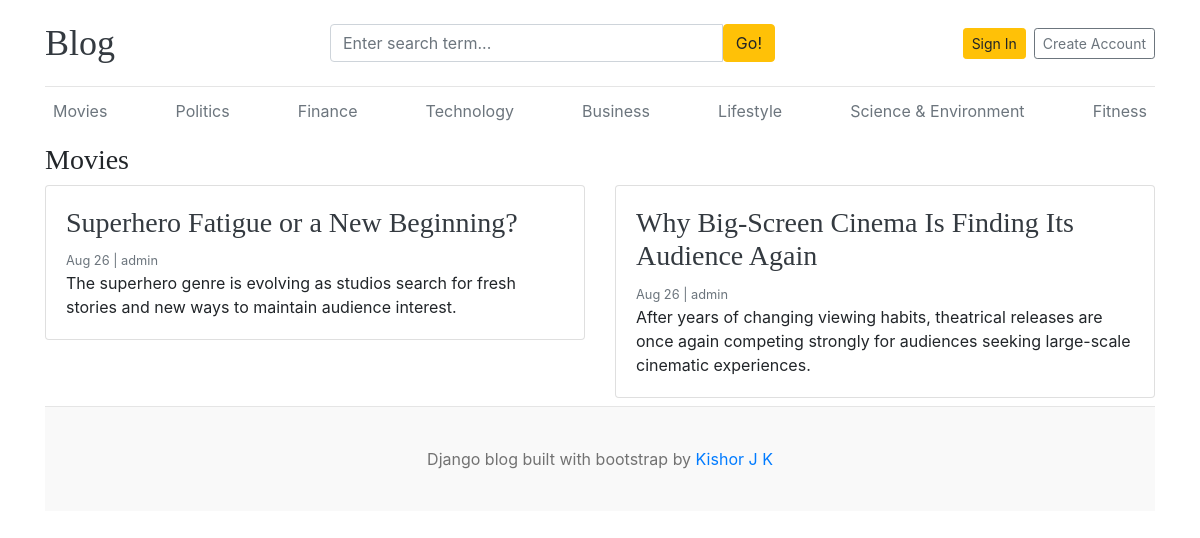
Screenshot of /category/10/ with the database file from the repository.
### blogs/models.py (models this page shows, shortened)
class Category(models.Model):
    category_name = models.CharField(max_length=50, unique=True)
    created_at = models.DateTimeField(auto_now_add=True)
    updated_at = models.DateTimeField(auto_now=True)
    class Meta:
        verbose_name_plural = 'Categories'

class Blog(models.Model):
    title = models.CharField(max_length=100)
    slug = models.SlugField(max_length=150, unique=True,blank=True)
    category = models.ForeignKey(Category, on_delete=models.CASCADE)
    author = models.ForeignKey(User, on_delete=models.CASCADE)
    featured_image = models.ImageField(upload_to='uploads/%Y/%m/%d/', blank=True)
    short_description = models.TextField(max_length=500)
    blog_body = models.TextField(max_length=5000)
    status = models.CharField(max_length=20, choices=STATUS_CHOICES, default="Draft")
    is_featured = models.BooleanField(default=False)
    created_at = models.DateTimeField(auto_now_add=True)
    updated_at = models.DateTimeField(auto_now=True)
    class Meta:
        verbose_name = 'Blog'
        verbose_name_plural = 'Blogs'

### assignments/models.py (models this page shows, shortened)
class Sociallinks(models.Model):
    platform_name = models.CharField(max_length=25)
    platform_url = models.URLField(max_length=200)
    created_at = models.DateTimeField(auto_now_add=True)
    updated_at = models.DateTimeField(auto_now=True)

### blogs/views.py (the view)
# urls.py: path('category/<int:category_id>/', views.posts_by_category, name='posts_by_category'),
def posts_by_category(request, category_id):
    posts = Blog.objects.filter(category_id=category_id, status='published').order_by('-updated_at')
    try:
        category = Category.objects.get(id=category_id)
    except Category.DoesNotExist:
        return redirect('home')  # Redirect to home if category does not exist
    context = {
        'category': category,
        'posts': posts
    }
    return render(request, 'posts_by_category.html', context)

### blogs/context_processors.py (called while the page is built)
def get_categories(request):
    categories = Category.objects.all()
    return {'categories': categories}

def get_social_links(request):
    social_links = Sociallinks.objects.all()
    return {'social_links': social_links}

### templates/posts_by_category.html
{% extends 'base.html' %}
{% block content %}
<h3>{{ category.category_name }}</h3>
<div class="row mb-2 g-2">
  {% for post in posts %}
    <div class="col-md-6">
      <div class="card">
        <div class="card-body">
          <h3><a href="{% url 'blogs' slug=post.slug %}" class="text-dark">{{ post.title }}</a></h3>
          <small class="mb-1 text-muted">{{ post.updated_at|date:"M d" }} | {{ post.author.username }}</small>
          <p class="card-text">
            {{ post.short_description|truncatewords:20 }}
          </p>
        </div>
      </div>
    </div>
  {% empty %}
    <div class="col-12">
      <p class="text-muted">No posts available in this category yet.</p>
    </div>
  {% endfor %}
</div>
{% endblock %}

### templates/base.html (shortened to what this page needs)
{% load static %}
<!DOCTYPE html>
<html lang="en">
<head>
    <link href="https://getbootstrap.com/docs/4.0/dist/css/bootstrap.min.css" rel="stylesheet">
    <link href="{% static 'css/blog.css' %}" rel="stylesheet">
    <link rel="stylesheet" href="https://cdnjs.cloudflare.com/ajax/libs/font-awesome/4.7.0/css/font-awesome.min.css">
  </head>
<body>
    <div class="container">
      <header class="blog-header py-3">
        <div class="row align-items-center">
          <div class="col-md-3 col-12 mb-2 mb-md-0">
            <a class="blog-header-logo text-dark" href="/">Blog</a>
          </div>
          <div class="col-md-5 col-12 mb-2 mb-md-0">
            <form action="{% url 'search' %}" method="get">
              <div class="input-group">
                <input class="form-control" type="text" name="keyword" placeholder="Enter search term..." aria-label="Enter search term..." aria-describedby="button-search" />
                <button type="submit" class="btn btn-warning" id="button-search">Go!</button>
              </div>
            </form>
          </div>
          <div class="col-md-4 col-12 d-flex justify-content-md-end justify-content-center align-items-center">
            {% if not user.is_authenticated %}
              <a class="btn btn-sm btn-warning mr-2" href="{% url 'login' %}">Sign In</a>
              <a class="btn btn-sm btn-outline-secondary" href="{% url 'register' %}">Create Account</a>
            {% else %}
              <a class="btn btn-sm btn-outline-secondary" href="{% url 'dashboard' %}">{{ user.username }}</a>
              &emsp;
              <a class="btn btn-sm btn-outline-secondary" href="{% url 'logout' %}">Logout</a>
            {% endif %}
          </div>
        </div>
      </header>
      <div class="nav-scroller py-1 mb-2">
      <nav class="nav d-flex justify-content-between">
        {% for category in categories %}
          <a class="p-2 text-muted" href="{% url 'posts_by_category' category.id %}">
                {{ category.category_name }}
            </a>
        {% empty %}
            <p>No categories found.</p>
        {% endfor %}
      </nav>
      </div>
{% block content %}
{% endblock %}
<footer class="blog-footer">
  <p>Django blog built with bootstrap by
    {%if social_links %}
    {% for link in social_links %}
    {% if link.platform_name == 'Linkedin' %}
      <a href="{{ link.platform_url }}" target="_blank">Kishor J K</a></p>
    {% endif %}
    {% endfor %}
    {% endif %}
</footer>
</body>
</html>

### blog_main/static/css/blog.css (style rules this page uses)
.blog-header { border-bottom: 1px solid #e5e5e5; }
.blog-header-logo { font-family: "Playfair Display", Georgia, "Times New Roman", serif; font-size: 2.25rem; }
h1, h2, h3, h4, h5, h6 { font-family: "Playfair Display", Georgia, "Times New Roman", serif; }
.blog-footer { padding: 2.5rem 0; color: #727272; text-align: center; background-color: #f9f9f9; border-top: 0.05rem solid #e5e5e5; }
.blog-footer p:last-child { margin-bottom: 0; }

### rows the page displays
Category: category_name "Movies"
Category: category_name "Politics"
Category: category_name "Finance"
Category: category_name "Technology"
Category: category_name "Business"
Category: category_name "Lifestyle"
Category: category_name "Science & Environment"
Category: category_name "Fitness"
Blog: title "Superhero Fatigue or a New Beginning?", updated_at "Aug 26", author.username "admin", short_description "The superhero genre is evolving as studios search for fresh stories and new ways to maintain audience interest."
Blog: title "Why Big-Screen Cinema Is Finding Its Audience Again", updated_at "Aug 26", author.username "admin", short_description "After years of changing viewing habits, theatrical releases are once again competing strongly for audiences seeking large-scale cinematic experiences."
